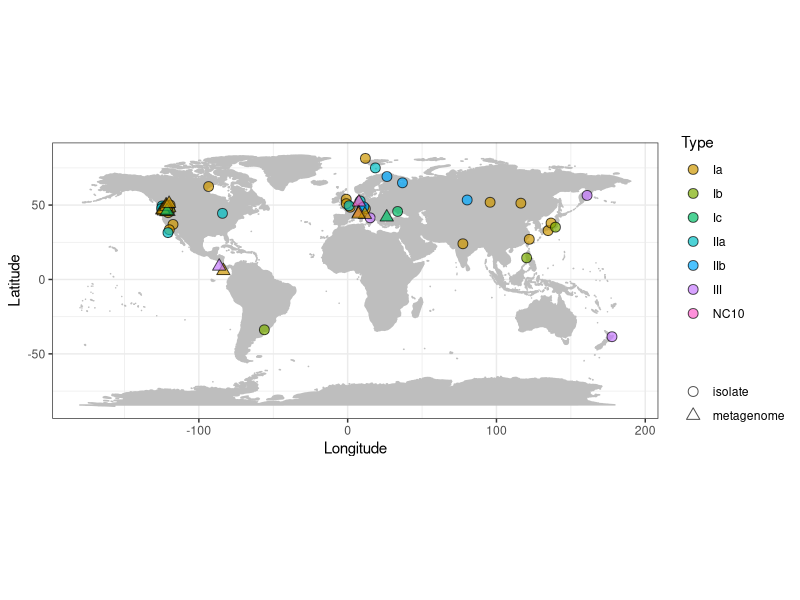

R code for this plot:
#install.packages("maps")
#install.packages("ggplot2")
library("maps")
library("ggplot2")


map <- map_data("world")
GEO_df <- read.delim(file = "1_Table_S1_genomes_CH4_GEO.txt")
manual_colors2 <- c("#CD9600", # Ia
                    "#7CAE00", # Ib
                    "#00BE67", # Ic
                    "#00BFC4", # IIa *
                    "#00A9FF", # IIb
                    "#C77CFF", # III
                    "#FF61CC") # NC10)
pdf(file = "Fig1A.pdf", width = 9, height = 9)
ggplot() + 
  geom_polygon(data=map, aes(x=long, y=lat, group=group), colour="grey", fill="grey") +
  coord_fixed() + 
  xlab("Longitude") + 
  ylab("Latitude") +
  geom_point(data=GEO_df, aes(x=Longitude_country, y=Latitude_country, fill=Group, shape=Sample),
             colour="black", size=3, alpha=0.7, position = position_jitter(w = 3.1, h = 3.1)) +
  scale_shape_manual(values=c(21, 24))+
  scale_fill_manual(values = manual_colors2) +
  guides(fill = guide_legend(title="Type", override.aes=list(shape=21)), shape = guide_legend(title="", override.aes=list(color="black"))) +
  theme_bw()
dev.off()
